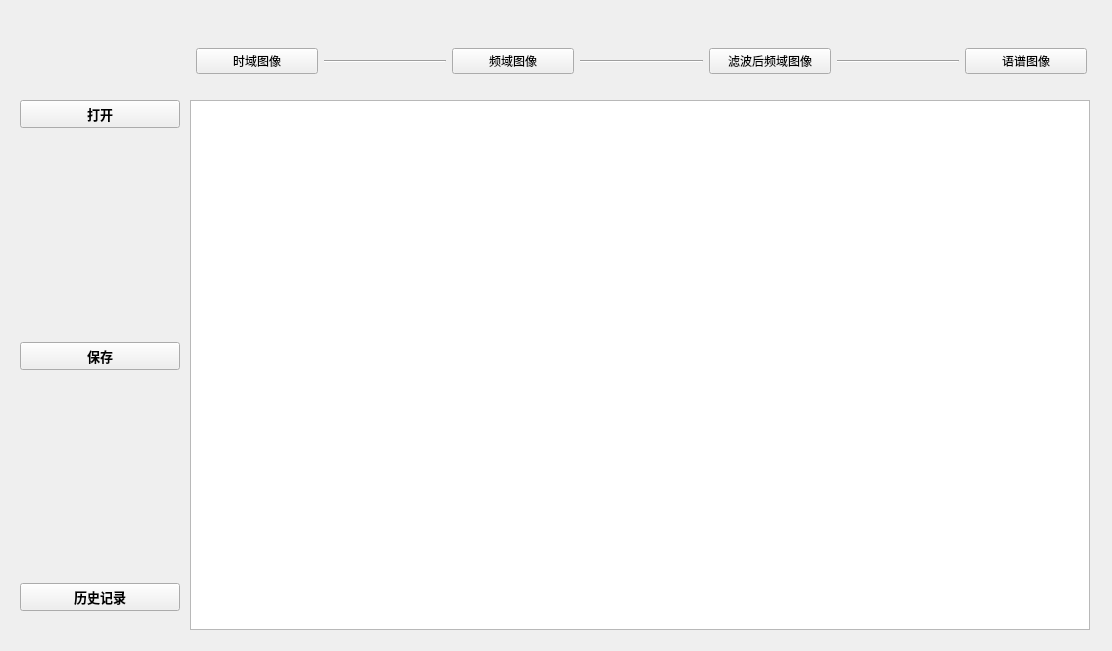
<?xml version="1.0" encoding="UTF-8"?>
<ui version="4.0">
 <class>Form</class>
 <widget class="QWidget" name="Form">
  <property name="geometry">
   <rect>
    <x>0</x>
    <y>0</y>
    <width>1112</width>
    <height>651</height>
   </rect>
  </property>
  <property name="windowTitle">
   <string>图像处理程序</string>
  </property>
  <property name="windowIcon">
   <iconset>
    <normaloff>xxx.jpg</normaloff>xxx.jpg</iconset>
  </property>
  <widget class="GraphicsLayoutWidget" name="pyqtgraph1" native="true">
   <property name="geometry">
    <rect>
     <x>190</x>
     <y>100</y>
     <width>901</width>
     <height>531</height>
    </rect>
   </property>
   <property name="cursor">
    <cursorShape>CrossCursor</cursorShape>
   </property>
   <widget class="QTableWidget" name="tableWidget">
    <property name="geometry">
     <rect>
      <x>0</x>
      <y>0</y>
      <width>900</width>
      <height>530</height>
     </rect>
    </property>
    <property name="cursor" stdset="0">
     <cursorShape>ArrowCursor</cursorShape>
    </property>
    <property name="textElideMode">
     <enum>Qt::ElideMiddle</enum>
    </property>
   </widget>
  </widget>
  <widget class="QWidget" name="verticalLayoutWidget">
   <property name="geometry">
    <rect>
     <x>20</x>
     <y>100</y>
     <width>160</width>
     <height>511</height>
    </rect>
   </property>
   <layout class="QVBoxLayout" name="verticalLayout">
    <item>
     <widget class="QPushButton" name="button1">
      <property name="sizePolicy">
       <sizepolicy hsizetype="Minimum" vsizetype="Minimum">
        <horstretch>0</horstretch>
        <verstretch>0</verstretch>
       </sizepolicy>
      </property>
      <property name="minimumSize">
       <size>
        <width>0</width>
        <height>0</height>
       </size>
      </property>
      <property name="font">
       <font>
        <family>Agency FB</family>
        <pointsize>10</pointsize>
        <weight>75</weight>
        <bold>true</bold>
       </font>
      </property>
      <property name="text">
       <string>打开</string>
      </property>
     </widget>
    </item>
    <item>
     <spacer name="verticalSpacer_2">
      <property name="orientation">
       <enum>Qt::Vertical</enum>
      </property>
      <property name="sizeHint" stdset="0">
       <size>
        <width>20</width>
        <height>40</height>
       </size>
      </property>
     </spacer>
    </item>
    <item>
     <widget class="QPushButton" name="button7">
      <property name="sizePolicy">
       <sizepolicy hsizetype="Minimum" vsizetype="Minimum">
        <horstretch>0</horstretch>
        <verstretch>0</verstretch>
       </sizepolicy>
      </property>
      <property name="minimumSize">
       <size>
        <width>0</width>
        <height>0</height>
       </size>
      </property>
      <property name="font">
       <font>
        <family>Agency FB</family>
        <pointsize>10</pointsize>
        <weight>75</weight>
        <bold>true</bold>
       </font>
      </property>
      <property name="text">
       <string>保存</string>
      </property>
     </widget>
    </item>
    <item>
     <spacer name="verticalSpacer">
      <property name="orientation">
       <enum>Qt::Vertical</enum>
      </property>
      <property name="sizeHint" stdset="0">
       <size>
        <width>20</width>
        <height>40</height>
       </size>
      </property>
     </spacer>
    </item>
    <item>
     <widget class="QPushButton" name="button6">
      <property name="font">
       <font>
        <family>Agency FB</family>
        <pointsize>10</pointsize>
        <weight>75</weight>
        <bold>true</bold>
       </font>
      </property>
      <property name="text">
       <string>历史记录</string>
      </property>
     </widget>
    </item>
   </layout>
  </widget>
  <widget class="QLabel" name="label">
   <property name="geometry">
    <rect>
     <x>470</x>
     <y>80</y>
     <width>411</width>
     <height>20</height>
    </rect>
   </property>
   <property name="text">
    <string/>
   </property>
   <property name="alignment">
    <set>Qt::AlignLeading|Qt::AlignLeft|Qt::AlignVCenter</set>
   </property>
  </widget>
  <widget class="QWidget" name="layoutWidget">
   <property name="geometry">
    <rect>
     <x>196</x>
     <y>41</y>
     <width>891</width>
     <height>41</height>
    </rect>
   </property>
   <layout class="QHBoxLayout" name="horizontalLayout">
    <item>
     <widget class="QPushButton" name="button2">
      <property name="text">
       <string>时域图像</string>
      </property>
     </widget>
    </item>
    <item>
     <widget class="Line" name="line">
      <property name="orientation">
       <enum>Qt::Horizontal</enum>
      </property>
     </widget>
    </item>
    <item>
     <widget class="QPushButton" name="button3">
      <property name="text">
       <string>频域图像</string>
      </property>
     </widget>
    </item>
    <item>
     <widget class="Line" name="line_2">
      <property name="orientation">
       <enum>Qt::Horizontal</enum>
      </property>
     </widget>
    </item>
    <item>
     <widget class="QPushButton" name="button4">
      <property name="text">
       <string>滤波后频域图像</string>
      </property>
     </widget>
    </item>
    <item>
     <widget class="Line" name="line_3">
      <property name="orientation">
       <enum>Qt::Horizontal</enum>
      </property>
     </widget>
    </item>
    <item>
     <widget class="QPushButton" name="button5">
      <property name="text">
       <string>语谱图像</string>
      </property>
     </widget>
    </item>
   </layout>
  </widget>
 </widget>
 <customwidgets>
  <customwidget>
   <class>GraphicsLayoutWidget</class>
   <extends>QWidget</extends>
   <header>pyqtgraph</header>
   <container>1</container>
  </customwidget>
 </customwidgets>
 <resources/>
 <connections>
  <connection>
   <sender>button1</sender>
   <signal>clicked()</signal>
   <receiver>Form</receiver>
   <slot>progress1()</slot>
   <hints>
    <hint type="sourcelabel">
     <x>120</x>
     <y>113</y>
    </hint>
    <hint type="destinationlabel">
     <x>95</x>
     <y>165</y>
    </hint>
   </hints>
  </connection>
  <connection>
   <sender>button3</sender>
   <signal>clicked()</signal>
   <receiver>Form</receiver>
   <slot>progress3()</slot>
   <hints>
    <hint type="sourcelabel">
     <x>512</x>
     <y>57</y>
    </hint>
    <hint type="destinationlabel">
     <x>127</x>
     <y>260</y>
    </hint>
   </hints>
  </connection>
  <connection>
   <sender>button4</sender>
   <signal>clicked()</signal>
   <receiver>Form</receiver>
   <slot>progress4()</slot>
   <hints>
    <hint type="sourcelabel">
     <x>750</x>
     <y>55</y>
    </hint>
    <hint type="destinationlabel">
     <x>117</x>
     <y>372</y>
    </hint>
   </hints>
  </connection>
  <connection>
   <sender>button5</sender>
   <signal>clicked()</signal>
   <receiver>Form</receiver>
   <slot>progress5()</slot>
   <hints>
    <hint type="sourcelabel">
     <x>993</x>
     <y>59</y>
    </hint>
    <hint type="destinationlabel">
     <x>111</x>
     <y>477</y>
    </hint>
   </hints>
  </connection>
  <connection>
   <sender>button2</sender>
   <signal>clicked()</signal>
   <receiver>Form</receiver>
   <slot>progress2()</slot>
   <hints>
    <hint type="sourcelabel">
     <x>250</x>
     <y>55</y>
    </hint>
    <hint type="destinationlabel">
     <x>135</x>
     <y>30</y>
    </hint>
   </hints>
  </connection>
  <connection>
   <sender>button6</sender>
   <signal>clicked()</signal>
   <receiver>Form</receiver>
   <slot>progress6()</slot>
   <hints>
    <hint type="sourcelabel">
     <x>93</x>
     <y>593</y>
    </hint>
    <hint type="destinationlabel">
     <x>165</x>
     <y>625</y>
    </hint>
   </hints>
  </connection>
  <connection>
   <sender>button7</sender>
   <signal>clicked()</signal>
   <receiver>Form</receiver>
   <slot>progress7()</slot>
   <hints>
    <hint type="sourcelabel">
     <x>146</x>
     <y>353</y>
    </hint>
    <hint type="destinationlabel">
     <x>181</x>
     <y>314</y>
    </hint>
   </hints>
  </connection>
 </connections>
 <slots>
  <slot>progress1()</slot>
  <slot>progress2()</slot>
  <slot>progress3()</slot>
  <slot>progress4()</slot>
  <slot>progress5()</slot>
  <slot>progress6()</slot>
  <slot>progress7()</slot>
 </slots>
</ui>
